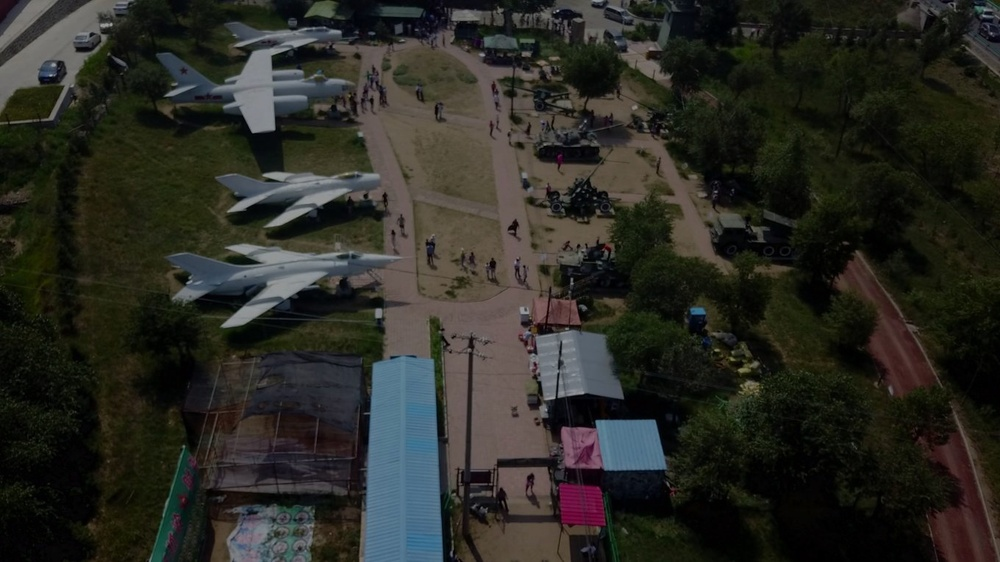
#> input picture data/streamlit_demo/augmented/0000000_00098_d_0000001_dark.jpg, 1000 x 562 px, shrunk from 1360 x 765 before the run, found by its file name; its folder holds 4 pictures in this run
$ python extract_features.py   (older library calls are emulated)
#> lines starting #> are read from the running program, lines starting #| are printed output that depends on the picture
### src/quality_rules.py
# --------------------------------------------------------------------------------------------
# Rule-based image quality classification:
# --------------------------------------------------------------------------------------------


# --------------------------------------------------------------------------------------------
# This script only contains the classify_image_quality function
# used in src\extract_features.py.
#
# The separation is done to make it easier to adjust or extent
# quality thresholds later without changing the main
# feature extraction process.
# --------------------------------------------------------------------------------------------


# --------------------------------------------------------------------------------------------
# The extracted image values:
#
#  - blur_score
#  - brightness
#  - contrast
#
# are evaluated using simple threshold-based rules to assign:
#
#     ==> 1. one or more quality_issues labels
#               [blurry, underexposed, overexposed, low_contrast]
#
#     ==> 2. a quality_status
#               [usable, not_usable]
#
# depending on whether any quality issues were found.
# --------------------------------------------------------------------------------------------


# assign quality labels for image:
def classify_image_quality(blur_score, brightness, contrast):

    labels = []

    # low blur score usually means the image is not sharp
    if blur_score < 100:
        labels.append("blurry")

    # very dark images are marked as underexposed
    if brightness < 60:
        labels.append("underexposed")

    # very bright images are marked as overexposed
    if brightness > 200:
        labels.append("overexposed")

    # low standard deviation means low contrast
    if contrast < 35:
        labels.append("low_contrast")

    # images with detected quality issues are marked as not usable
    if labels:
        quality_status = "not_usable"

    # images without detected issues are marked as usable
    else:
        quality_status = "usable"

    return labels, quality_status

### src/extract_features.py
# -------------------------------------------------------------------------
# This script extracts image quality features
# from all generated augmented images using OpenCV.
#
# The extracted features and the assigned rule-based quality labels
# are saved as a structured CSV report for:
#
# - dataset analysis
# - dashboard visualization
# - Random Forest training
# - train/validation/test splitting with src/create_dataset_split.py
# -------------------------------------------------------------------------


import os
import cv2
import pandas as pd
import numpy as np

# for threshold based labeling
from quality_rules import classify_image_quality

# input folder containing only raw images
# INPUT_FOLDER = "data/raw_images"

# input folder containing augmented images
INPUT_FOLDER = "data/augmented"

# output file for extracted image features
OUTPUT_CSV = "results/reports/image_quality_report.csv"

# metadata created during image augmentation
# to assign degradation type and original filename
METADATA_PATH = "results/augmentation_metadata.csv"

# ------------------------------------------------------------
# Feature extraction functions
# for blur_score, brightness and contrast using OpenCV
# ------------------------------------------------------------

# estimate image sharpness using Laplacian variance
def calculate_blur_score(image):
    gray = cv2.cvtColor(image, cv2.COLOR_BGR2GRAY)
    return cv2.Laplacian(gray, cv2.CV_64F).var()


# calculate average brightness
def calculate_brightness(image):
    gray = cv2.cvtColor(image, cv2.COLOR_BGR2GRAY)
    return np.mean(gray)


# calculate image contrast using standard deviation
def calculate_contrast(image):
    gray = cv2.cvtColor(image, cv2.COLOR_BGR2GRAY)
    return np.std(gray)


# ------------------------------------------------------------
# Load augmentation metadata
# ------------------------------------------------------------

metadata_df = pd.read_csv(METADATA_PATH)
#> (reads results/reports/streamlit_demo/augmentation_metadata.csv from the repository)

metadata_lookup = (
    metadata_df
    .set_index("augmented_filename")
    .to_dict("index")
)


# ------------------------------------------------------------
# Extract features from all generated images
# ------------------------------------------------------------
results = []

# iterate through all images in input folder
for filename in os.listdir(INPUT_FOLDER):

    if filename.lower().endswith((".jpg", ".jpeg", ".png")):

        path = os.path.join(INPUT_FOLDER, filename)

        image = cv2.imread(path)
#> image is the input picture: shape (562, 1000, 3); mean B, G, R 35.7, 42.1, 42

        # skip invalid images
        if image is None:
            continue


        # read augmentation information from metadata
        metadata = metadata_lookup.get(filename, {})

        original_filename = metadata.get(
            "original_filename",
            "unknown"
        )

        degradation_type = metadata.get(
            "augmentation_type",
            "unknown"
        )

        # image resolution
        height, width = image.shape[:2]
#> height = 562; width = 1000

        # extract quality values for image
        blur_score = calculate_blur_score(image)
#> in calculate_blur_score, `gray = cv2.cvtColor(image, cv2.COLOR_BGR2GRAY)`:
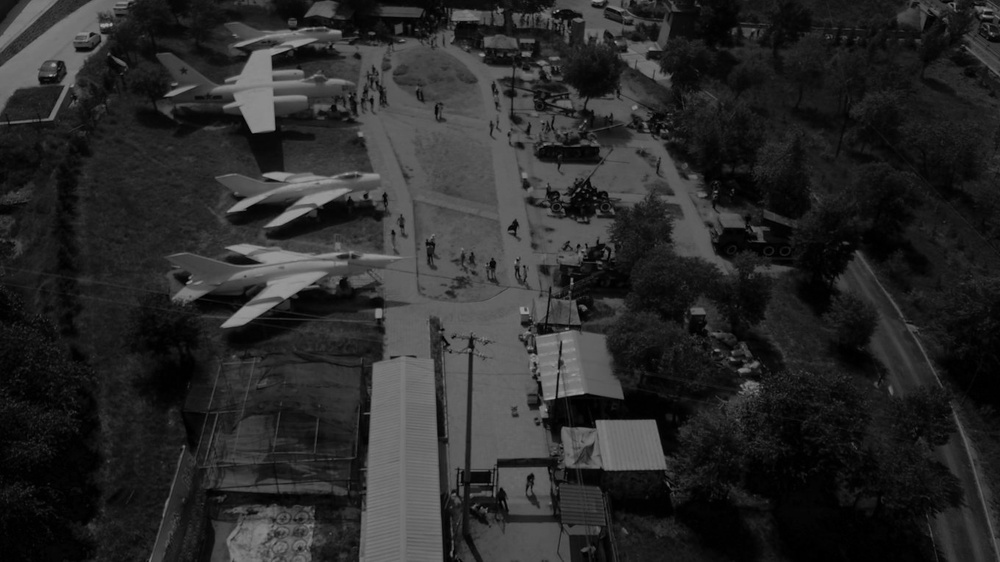
#> gray: shape (562, 1000); min 0, max 169, mean 41.3
#> blur_score = 172.1
        brightness = calculate_brightness(image)
#> brightness = 41.32
        contrast = calculate_contrast(image)
#> contrast = 33.76

        # use threshold-based rules to assign quality labels
        quality_issues, quality_status = classify_image_quality(
        blur_score,
        brightness,
        contrast
        )
#> quality_issues = ['underexposed', 'low_contrast']; quality_status = 'not_usable'

        # store extracted features
        results.append({
            "filename": filename,

            # use original_filename for train/test splitting of dataset later
            "original_filename": original_filename,

            # degradation type now loaded from metadata instead
            "degradation_type": degradation_type,

            "width": width,
            "height": height,
            "blur_score": round(blur_score, 2),
            "brightness": round(brightness, 2),
            "contrast": round(contrast, 2),

            "quality_issues": ", ".join(quality_issues) if quality_issues else "none",
            "quality_status": quality_status,
        })
#> pass 2 of the loop `for filename in os.listdir(INPUT_FOLDER):`:
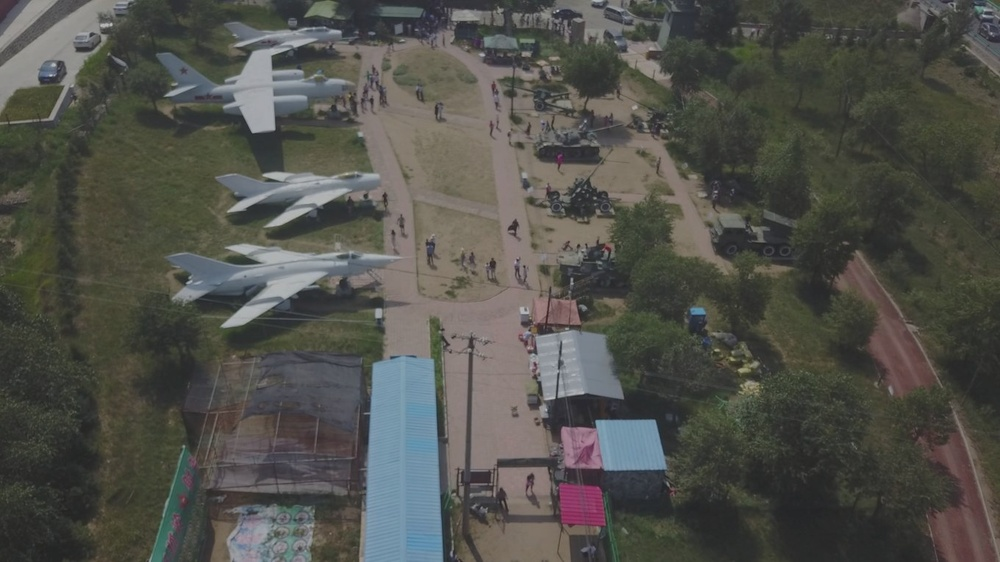
#> input picture data/streamlit_demo/augmented/0000000_00098_d_0000001_lowcontrast.jpg, 1000 x 562 px, shrunk from 1360 x 765 before the run, found by its file name
#> image is the input picture: shape (562, 1000, 3); mean B, G, R 75, 80.8, 80.7
#> in calculate_blur_score (call 2), `gray = cv2.cvtColor(image, cv2.COLOR_BGR2GRAY)`:
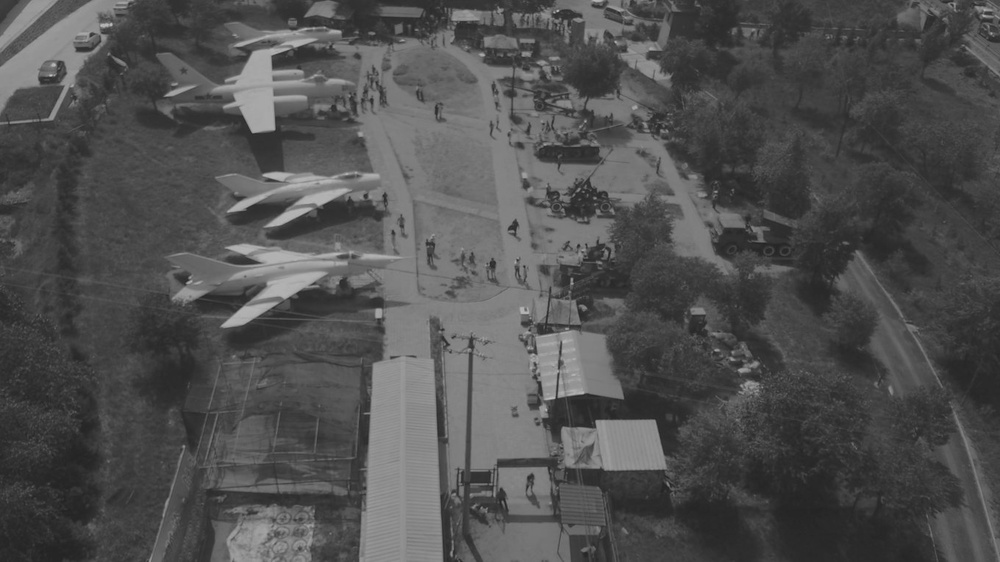
#> gray: shape (562, 1000); min 33, max 195, mean 80.1
#> blur_score = 146.2
#> brightness = 80.15
#> contrast = 30.77
#> quality_issues = ['low_contrast']
#> pass 3 of the loop `for filename in os.listdir(INPUT_FOLDER):`:
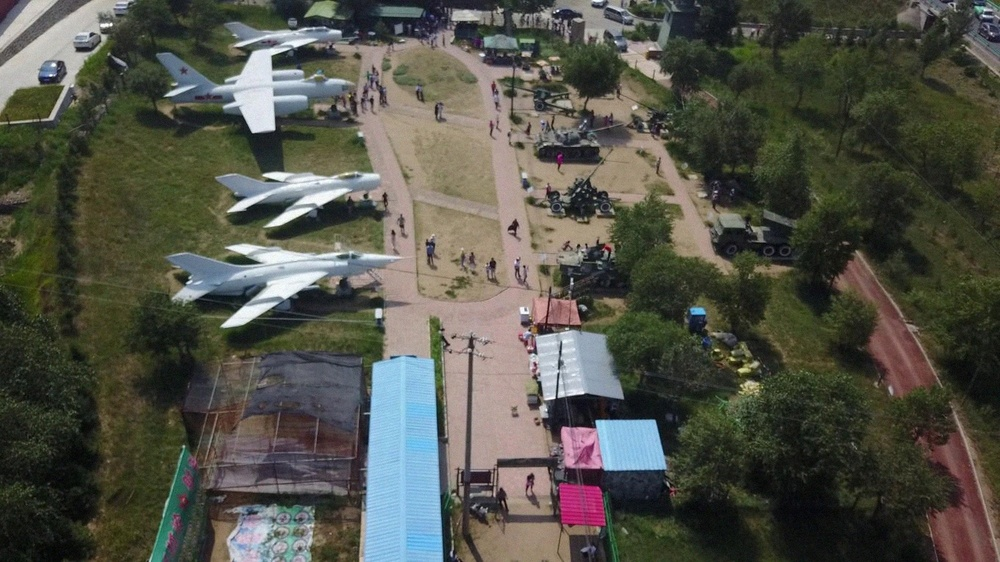
#> input picture data/streamlit_demo/augmented/0000000_00098_d_0000001_noise.jpg, 1000 x 562 px, shrunk from 1360 x 765 before the run, found by its file name
#> image is the input picture: shape (562, 1000, 3); mean B, G, R 72.4, 82.2, 81.8
#> in calculate_blur_score (call 3), `gray = cv2.cvtColor(image, cv2.COLOR_BGR2GRAY)`:
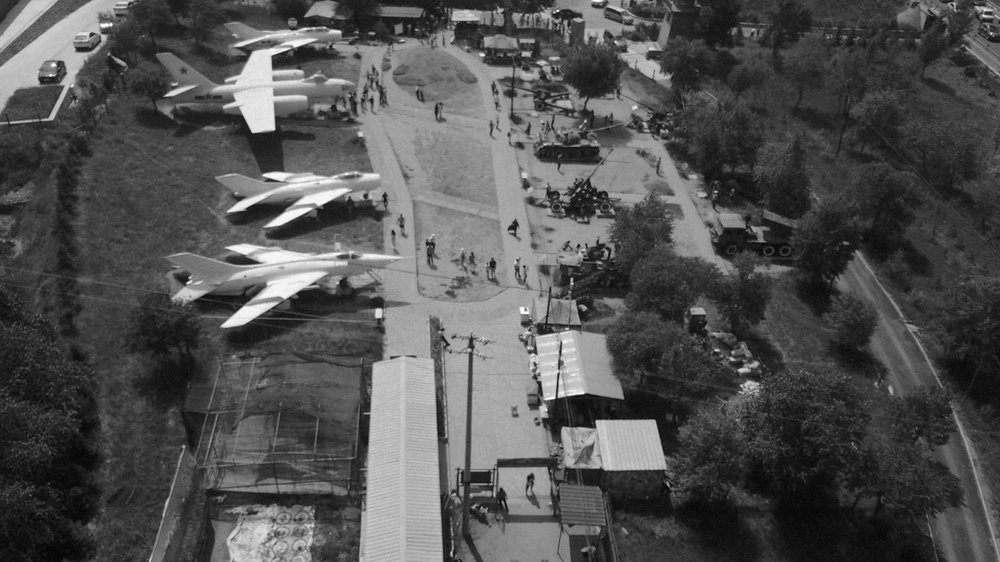
#> gray: shape (562, 1000); min 1, max 255, mean 81
#> blur_score = 528.7
#> brightness = 81.01
#> contrast = 51.81
#> quality_issues = []; quality_status = 'usable'
#> the loop made 4 passes; the first 3 are shown


# ------------------------------------------------------------
# Save feature report
# ------------------------------------------------------------

# convert results into dataframe
df = pd.DataFrame(results)

# create output directory if it does not exist
os.makedirs("results/reports", exist_ok=True)

# save extracted features as csv
df.to_csv(OUTPUT_CSV, index=False)

print("Feature extraction complete.")
print(df.head())
